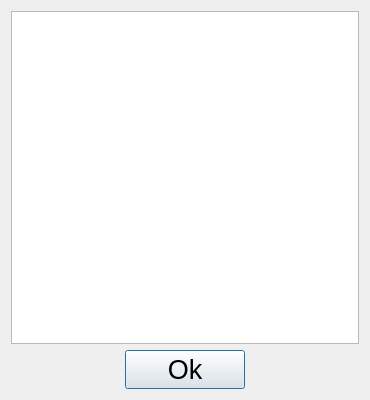
<?xml version="1.0" encoding="UTF-8"?>
<ui version="4.0">
 <class>FrmHistorico</class>
 <widget class="QDialog" name="FrmHistorico">
  <property name="geometry">
   <rect>
    <x>0</x>
    <y>0</y>
    <width>370</width>
    <height>400</height>
   </rect>
  </property>
  <property name="minimumSize">
   <size>
    <width>370</width>
    <height>400</height>
   </size>
  </property>
  <property name="font">
   <font>
    <pointsize>20</pointsize>
   </font>
  </property>
  <property name="windowTitle">
   <string>Dialog</string>
  </property>
  <layout class="QVBoxLayout" name="verticalLayout">
   <item>
    <widget class="QTableView" name="tblInfo">
     <property name="alternatingRowColors">
      <bool>true</bool>
     </property>
     <property name="selectionMode">
      <enum>QAbstractItemView::SingleSelection</enum>
     </property>
     <property name="selectionBehavior">
      <enum>QAbstractItemView::SelectRows</enum>
     </property>
     <property name="sortingEnabled">
      <bool>false</bool>
     </property>
     <attribute name="horizontalHeaderStretchLastSection">
      <bool>false</bool>
     </attribute>
     <attribute name="verticalHeaderShowSortIndicator" stdset="0">
      <bool>false</bool>
     </attribute>
     <attribute name="verticalHeaderStretchLastSection">
      <bool>false</bool>
     </attribute>
    </widget>
   </item>
   <item>
    <layout class="QHBoxLayout" name="horizontalLayout">
     <property name="leftMargin">
      <number>50</number>
     </property>
     <property name="rightMargin">
      <number>50</number>
     </property>
     <item>
      <spacer name="horizontalSpacer_2">
       <property name="orientation">
        <enum>Qt::Horizontal</enum>
       </property>
       <property name="sizeHint" stdset="0">
        <size>
         <width>40</width>
         <height>20</height>
        </size>
       </property>
      </spacer>
     </item>
     <item>
      <widget class="QPushButton" name="btnOk">
       <property name="minimumSize">
        <size>
         <width>120</width>
         <height>0</height>
        </size>
       </property>
       <property name="text">
        <string>Ok</string>
       </property>
      </widget>
     </item>
     <item>
      <spacer name="horizontalSpacer">
       <property name="orientation">
        <enum>Qt::Horizontal</enum>
       </property>
       <property name="sizeHint" stdset="0">
        <size>
         <width>40</width>
         <height>20</height>
        </size>
       </property>
      </spacer>
     </item>
    </layout>
   </item>
  </layout>
 </widget>
 <resources/>
 <connections/>
</ui>
